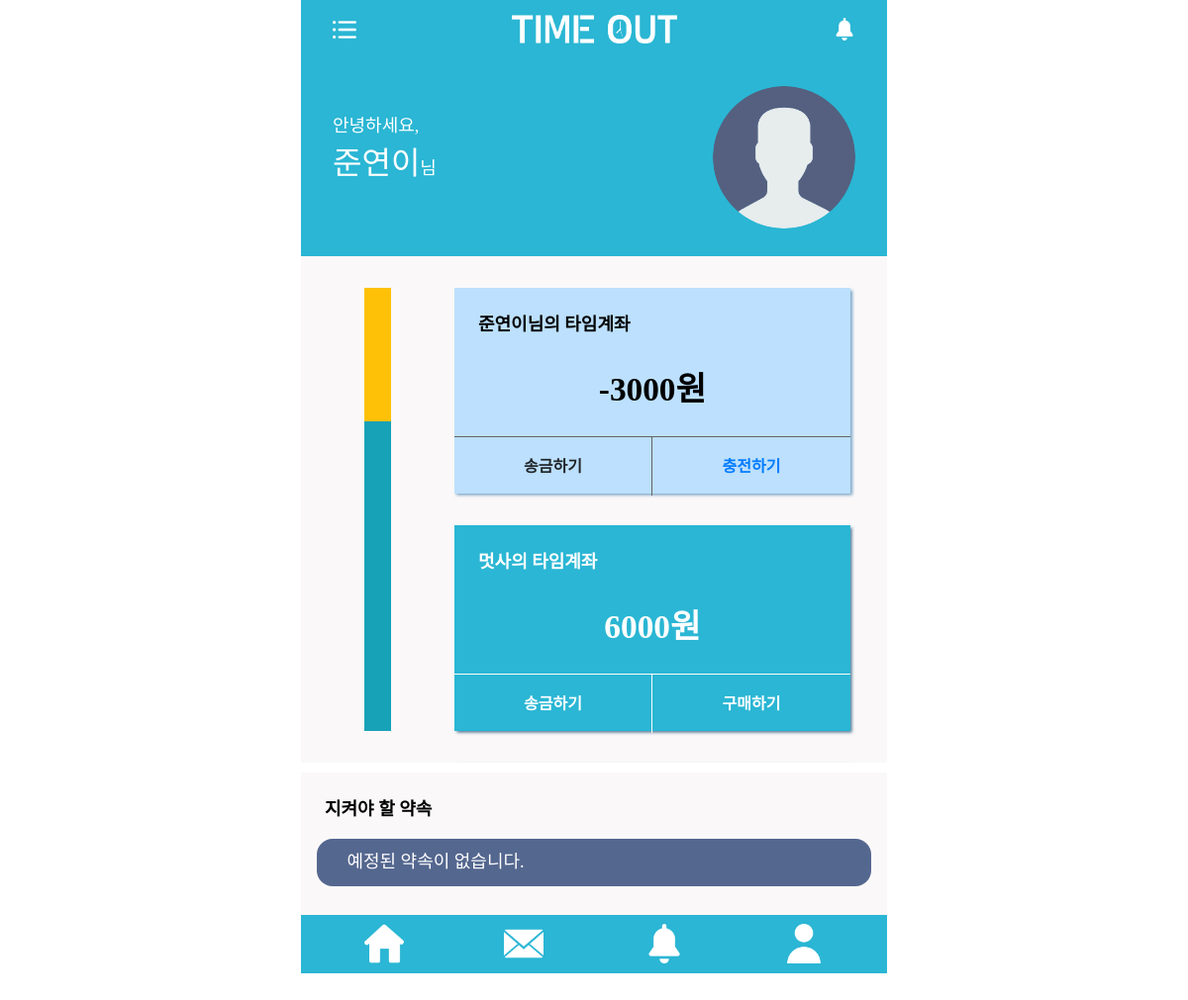
/home/ (signed in), run on an earlier commit of the app's database.
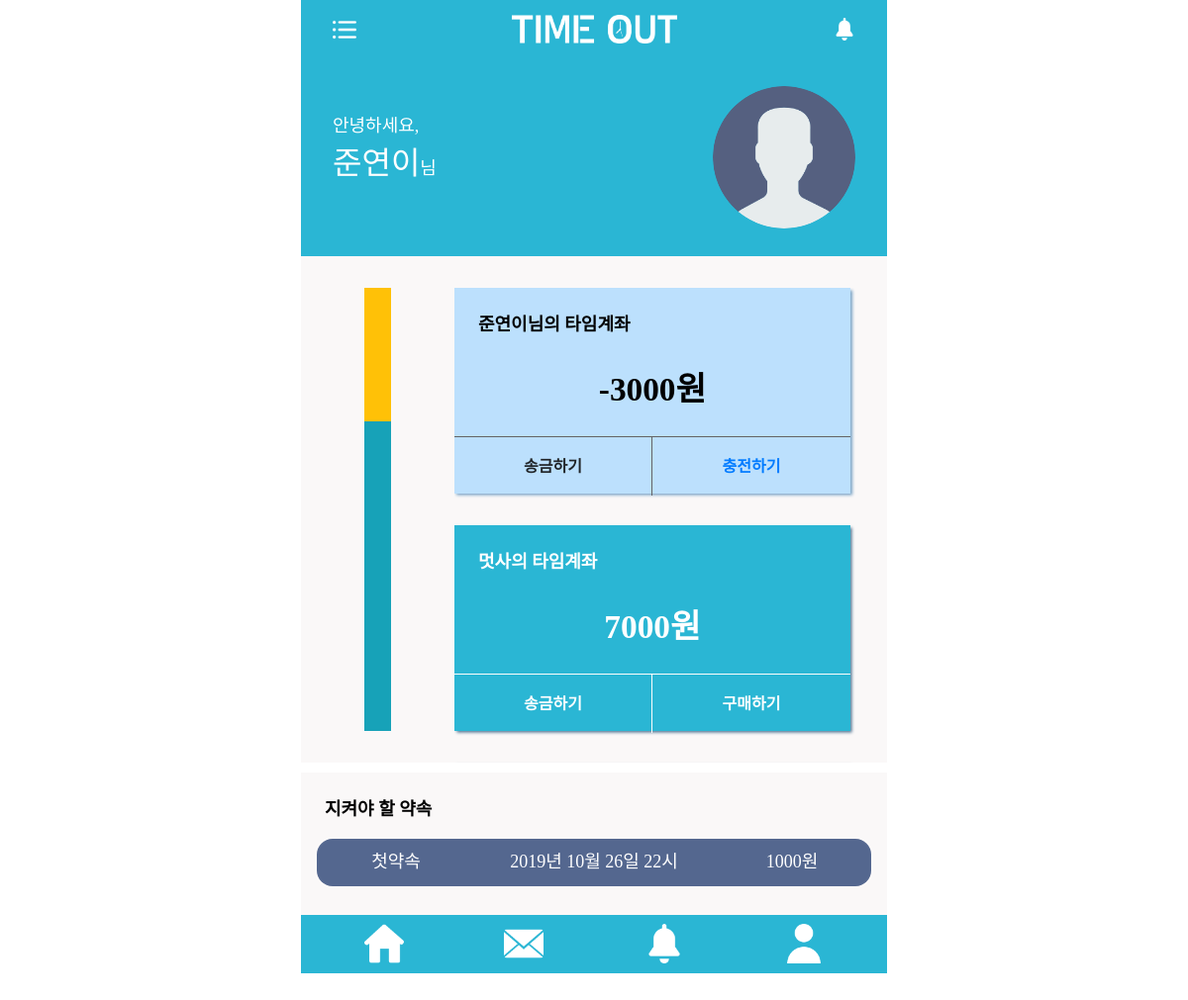
And on a later commit of the database.
### mainapp/models.py (models this page shows, shortened)
class Group_account(models.Model):
    title = models.CharField(max_length=100, null=True, blank=True)
    group_money = models.IntegerField(default=0)
    members = models.ManyToManyField(User_account)

class Schedule(models.Model):
    group_ac = models.ForeignKey(Group_account, on_delete= models.CASCADE, null =True)
    title = models.CharField(max_length=100,null = True, blank=True)
    date = models.DateTimeField('date published',null=True, blank=True)
    penalty = models.IntegerField(null= True, blank=True)
    location = models.CharField(max_length=100, null=True,blank=True)

### mainapp/views.py (the view)
# urls.py: 2. Add a URL to urlpatterns:  path('', views.home, name='home')
def home(request):
    users = User_account.objects.all()
    groups = Group_account.objects.all()
    us = User_account()
    user_group= []
    for user in users:
        if user.name.username == request.user.username:
            us = User_account.objects.get(name = request.user)
            break
    for group in groups:
        for member in group.members.all():
            if member.name.username == request.user.username:
                user_group.append(group)
    nickname = User_account.objects.get(name = request.user)
    punishs= Punish.objects.filter(nick=nickname).values('schedule_id')
    sche = []
    first = []
    for key in punishs.all():
        sche.append(Schedule.objects.get(pk = key['schedule_id']))
    sche.sort(key=lambda r:r.date)
    if not sche:
        pass
    else:
        first=sche.pop(0)
        first.date += timedelta(hours=9)
    return render(request, 'home.html',{'groups': user_group,'us':us, 'first':first})

### mainapp/models.py (called while the page is built)
    def __str__(self):
        return self.nickname

### mainapp/templates/home.html (shortened to what this page needs)
<!DOCTYPE html>
<html>
<head>
    <link href="../static/css/home.css" rel="stylesheet">
    <link rel="stylesheet" href="https://stackpath.bootstrapcdn.com/bootstrap/4.3.1/css/bootstrap.min.css"
>
</head>
<body>
    <div id="container">
        <div class="head-bar">
            <img id="icon1" src="../static/img/list.png" alt="">
            <img id="logo" src="../static/img/로고화이트.png" alt="">
            <img id="icon2" src="../static/img/bell.png" alt="">
        </div>
        <div class="page">
            <div class="top">
                <p id="hi">안녕하세요,<br><span id="bold">{{us.nickname}}</span>님</p>
                {% if not us.image %}
                <img id="round" src="../static/img/basic.png" alt="">
                {% else %}
                <img id="round" src="{{us.image.url}}" alt="">
                {% endif %}
            </div>
            <div class="middle">
                <div class="side">
                    <div class="side-bar bg-warning" style="height: 30%" aria-valuenow="30" aria-valuemin="0"
                        aria-valuemax="100"></div>
                    <div class="side-bar bg-info" style="height: 70%" aria-valuenow="70" aria-valuemin="0"
                        aria-valuemax="100"></div>
                </div>
                <div class="account">
                    <div class="myaccount">
                        <p id="name" style="color:black;">{{us.nickname}}님의 타임계좌</p>
                        <h1 id="money" style="color:black;">{{us.user_money}}원</h1>
                        <div class="division">
                            <div class="mbutton"><span id="font">송금하기</span></div>
                            <div class="mbutton2">
                                <a href="{% url 'charge' us.id %}"><span id="font">충전하기</span></a>
                            </div>
                        </div>
                    </div>
                    {% for group in groups%}
                    <div class="group">
                        <p id="name" style="color:white;">{{group.title}}의 타임계좌</p>
                        <a class="hovergroup" href="{% url 'group' group.id %}" style="color:red;">
                            <h1 id="money" style="color:white;">{{group.group_money}}원</h1>
                        </a>
                        <div class="division">
                            <div class="gbutton"><span id="font">송금하기</span></div>
                            <div class="gbutton2"><span id="font">구매하기</span></div>
                        </div>
                    </div>
                    {% endfor %}
                </div>
            </div>
            <div class="bottom">
                <p id="schedule-list" style="color:black;">지켜야 할 약속</p>
                {% if not first %}
                <div class="schedule">
                    <span id="schedule-date">예정된 약속이 없습니다.</span>
                </div>
                {% else %}
                <div class="schedule">
                    <span id="schedule-name">{{first.title}}</span>
                    <span id="schedule-date">{{first.date.year}}년 {{first.date.month}}월 {{first.date.day}}일 {{first.date.hour}}시</span>
                    <span id="schedule-money">{{first.penalty}}원</span>
                </div>
                {% endif %}
            </div>
        </div>
        <div class="foot-bar">
            <a href="{% url 'home' %}"><img id="foot-home" src="../static/img/home.png" alt=""></a>
            <a href="{% url 'check' %}"><img id="foot-invite" src="../static/img/invite.png" alt=""></a>
            <a href="{% url 'map' %}"><img id="foot-bell" src="../static/img/bell.png" alt=""></a>
            <a href="{% url 'portfolio' %}"><img id="foot-user" src="../static/img/user.png" alt=""></a>
        </div>
    </div>
</body>
</html>

What changed in the data, as far as the page shows it:
changed Group_account "멋사": group_money "6000" → "7000"
added Schedule: title "첫약속", date.year "2019", date.month "10", date.day "26", date.hour "22", penalty "1000"
Also different on the page:
text no longer shown: "예정된 약속이 없습니다."
text now shown: "년 월 일 시 원"
